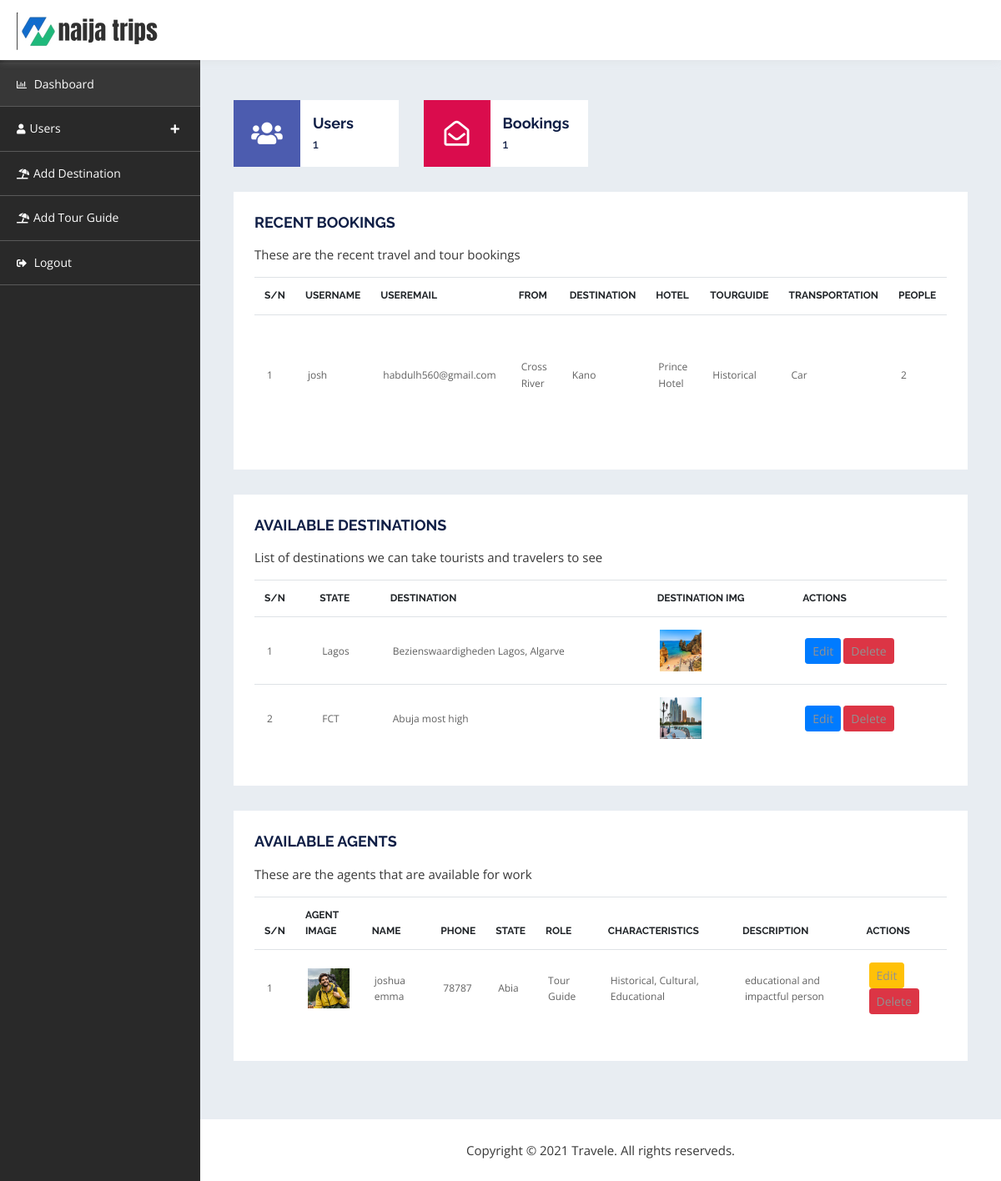
Page /admin/dashboard.php (signed in) on the committed database.
### tables this page shows
CREATE TABLE `bookings` (
  `id` int(11) NOT NULL,
  `user_id` int(11) NOT NULL,
  `user_email` varchar(255) NOT NULL,
  `user_name` varchar(255) NOT NULL,
  `from` varchar(255) NOT NULL,
  `destination` varchar(255) NOT NULL,
  `hotels` varchar(255) NOT NULL,
  `tourist_centers` text DEFAULT NULL,
  `tour_guide_preferences` text NOT NULL,
  `suggested_tour_guide` varchar(255) NOT NULL,
  `transportation` varchar(50) NOT NULL,
  `num_people` int(11) NOT NULL,
  `children` tinyint(1) NOT NULL,
  `checkin` date NOT NULL,
  `checkout` date NOT NULL,
  `created_at` timestamp NOT NULL DEFAULT current_timestamp(),
  `status` varchar(20) DEFAULT 'pending'
);

CREATE TABLE `destinations` (
  `id` int(11) NOT NULL,
  `state` varchar(50) NOT NULL,
  `destination` varchar(50) NOT NULL,
  `destinationImg` text NOT NULL
);

CREATE TABLE `agents` (
  `id` int(11) NOT NULL,
  `name` varchar(50) NOT NULL,
  `phone` varchar(15) NOT NULL,
  `agentState` varchar(20) NOT NULL,
  `role` varchar(20) NOT NULL,
  `characteristics` varchar(50) NOT NULL,
  `description` text NOT NULL,
  `agentImg` varchar(90) NOT NULL
);

### admin/dashboard.php (the view, shortened to what this page needs)
<?php
include 'header.php';
include '../connection.php';
?>
            <div class="db-info-wrap">
                <div class="row">
                    <?php
                    $userCountResult = mysqli_query($conn, "SELECT COUNT(*) AS user_count FROM users");
                    $userCount = mysqli_fetch_assoc($userCountResult)['user_count'];
                    $bookingCountResult = mysqli_query($conn, "SELECT COUNT(*) AS booking_count FROM bookings");
                    $bookingCount = mysqli_fetch_assoc($bookingCountResult)['booking_count'];
                    ?>
                    <div class="col-xl-3 col-sm-6">
                        <div class="db-info-list">
                            <div class="dashboard-stat-icon bg-purple">
                                <i class="fas fa-users"></i>
                            </div>
                            <div class="dashboard-stat-content">
                                <h4>Users</h4>
                                <h5><?php echo $userCount; ?></h5>
                            </div>
                        </div>
                    </div>
                    <div class="col-xl-3 col-sm-6">
                        <div class="db-info-list">
                            <div class="dashboard-stat-icon bg-red">
                                <i class="far fa-envelope-open"></i>
                            </div>
                            <div class="dashboard-stat-content">
                                <h4>Bookings</h4>
                                <h5><?php echo $bookingCount; ?></h5>
                            </div>
                        </div>
                    </div>
                </div>
                <div class="row">
    <div class="col-lg-12">
        <div class="dashboard-box">
            <h4>Recent Bookings</h4>
            <p>These are the recent travel and tour bookings</p>
            <?php
            $sql = "SELECT * FROM bookings ORDER BY id DESC";
            $result = mysqli_query($conn, $sql);
            ?>
            <div class="table-responsive">
                <table class="table">
                    <thead>
                        <tr>
                            <th>S/N</th>
                            <th>UserName</th>
                            <th>UserEmail</th>
                            <th>From</th>
                            <th>Destination</th>
                            <th>Hotel</th>
                            <th>TourGuide</th>
                            <th>Transportation</th>
                            <th>People</th>
                        </tr>
                    </thead>
                    <tbody>
                        <?php
                        if (mysqli_num_rows($result) > 0) {
                            $sn = 1;
                            while ($row = mysqli_fetch_assoc($result)) {
                                echo "<tr>";
                                echo "<td>{$sn}</td>";
                                echo "<td>{$row['user_name']}</td>";
                                echo "<td>{$row['user_email']}</td>";
                                echo "<td>{$row['from']}</td>";
                                echo "<td>{$row['destination']}</td>";
                                echo "<td>{$row['hotels']}</td>";
                                echo "<td>{$row['tour_guide_preferences']}</td>";
                                echo "<td>{$row['transportation']}</td>";
                                echo "<td>{$row['num_people']}</td>";
                                echo "</tr>";
                                $sn++;
                            }
                        } else {
                            echo "<tr><td colspan='13'>No bookings found</td></tr>";
                        }
                        ?>
                    </tbody>
                </table>
            </div>
        </div>
    </div>
</div>
                <div class="row">
    <div class="col-lg-12">
        <div class="dashboard-box">
            <h4>Available Destinations</h4>
            <p>List of destinations we can take tourists and travelers to see</p>
            <div class="table-responsive">
                <table class="table">
                    <thead>
                        <tr>
                            <th>s/n</th>
                            <th>state</th>
                            <th>destination</th>
                            <th>destination img</th>
                            <th>Actions</th>
                        </tr>
                    </thead>
                    <tbody>
                        <?php
                        $query = "SELECT * FROM destinations";
                        $result = $conn->query($query);
                        if ($result->num_rows > 0) {
                            $sn = 1;
                            while ($row = $result->fetch_assoc()) {
                                echo "<tr>";
                                echo "<td>" . $sn++ . "</td>";
                                echo "<td>" . htmlspecialchars($row['state']) . "</td>";
                                echo "<td>" . htmlspecialchars($row['destination']) . "</td>";
                                echo "<td><img src='assets/uploads/destinations/" . htmlspecialchars($row['destinationImg']) . "' alt='Image' style='width:50px;height:50px;'></td>";
                                echo "<td>
                                        <a href='editDestination.php?id=" . $row['id'] . "' class='btn btn-primary btn-sm'>Edit</a>
                                        <a href='deleteDestination.php?id=" . $row['id'] . "' class='btn btn-danger btn-sm' onclick='return confirm(\"Are you sure you want to delete this destination?\")'>Delete</a>
                                      </td>";
                                echo "</tr>";
                            }
                        } else {
                            echo "<tr><td colspan='5'>No destinations found.</td></tr>";
                        }
                        ?>
                    </tbody>
                </table>
            </div>
        </div>
    </div>
</div>
                <div class="row">
    <div class="col-lg-12">
        <div class="dashboard-box">
            <h4>Available Agents</h4>
            <p>These are the agents that are available for work</p>
            <div class="table-responsive">
                <table class="table">
                    <thead>
                        <tr>
                            <th>S/N</th>
                            <th>Agent image</th>
                            <th>Name</th>
                            <th>Phone</th>
                            <th>State</th>
                            <th>Role</th>
                            <th>Characteristics</th>
                            <th>Description</th>
                            <th>Actions</th>
                        </tr>
                    </thead>
                    <tbody>
                        <?php
                        $sql = "SELECT * FROM agents";
                        $result = mysqli_query($conn, $sql);
                        if (mysqli_num_rows($result) > 0) {
                            $sn = 1;
                            while ($row = mysqli_fetch_assoc($result)) {
                                echo "<tr>";
                                echo "<td>" . $sn . "</td>";
                                echo "<td><img src='assets/uploads/agentimg/" . $row['agentImg'] . "' alt='' width='50'></td>";
                                echo "<td>" . $row['name'] . "</td>";
                                echo "<td>" . $row['phone'] . "</td>";
                                echo "<td>" . $row['agentState'] . "</td>";
                                echo "<td>" . $row['role'] . "</td>";
                                echo "<td>" . $row['characteristics'] . "</td>";
                                echo "<td>" . $row['description'] . "</td>";
                                echo "<td>
                                    <a href='editAgent.php?id=" . $row['id'] . "' class='btn btn-warning btn-sm'>Edit</a>
                                    <a href='deleteAgent.php?id=" . $row['id'] . "' class='btn btn-danger btn-sm' onclick='return confirm(\"Are you sure you want to delete this agent?\")'>Delete</a>
                                </td>";
                                echo "</tr>";
                                $sn++;
                            }
                        } else {
                            echo "<tr><td colspan='9'>No agents found</td></tr>";
                        }
                        ?>
                    </tbody>
                </table>
            </div>
        </div>
    </div>
</div>
            </div>
            <div class="copyrights">
               Copyright © 2021 Travele. All rights reserveds.
            </div>
        </div>
    </div>
</body>
</html>

### admin/style.css (style rules this page uses)
html { line-height: 1.15; -webkit-text-size-adjust: 100%; }
body { margin: 0; }
a { background-color: transparent; }
img { border-style: none; }
body { font-size: 15px; color: #383838; background-color: #ffffff; font-family: "Open Sans", sans-serif; font-weight: normal; font-style: normal; line-height: 1.6; -webkit-font-smoothing: antialiased; word-wrap: break-word; }
p { line-height: 1.6; margin: 0 0 15px; word-wrap: break-word; }
dfn, cite, em, i { font-style: italic; }
img { height: auto; max-width: 100%; vertical-align: top; }
h1, h2, h3, h4, h5, h6 { color: #101F46; font-family: "Raleway", sans-serif; }
h1, h2, h3, h4, h5, h6 { margin: 0 0 15px; line-height: 1.3; }
h4 { font-size: 18px; font-weight: 700; }
h5 { font-size: 15px; }
a { color: #0085BA; text-decoration: none; -webkit-transition: color 0.3s; -moz-transition: color 0.3s; -ms-transition: color 0.3s; -o-transition: color 0.3s; transition: color 0.3s; }
.bg-red { background-color: #da0c4d; color: #ffffff; }
.bg-purple { background-color: #4c5caf; color: #ffffff; }
#dashboard .copyrights { padding: 25px 0; display: block; text-align: center; background-color: #fff; padding-left: 20%; width: 100%; }
.db-info-wrap { background: #e8edf2; float: left; width: 80%; padding: 60px 40px 40px; margin-left: 20%; margin-top: 60px; }
.db-info-list { background-color: #ffffff; display: -webkit-box; display: -moz-box; display: -ms-flexbox; display: -webkit-flex; display: flex; -webkit-align-items: center; -moz-align-items: center; -ms-align-items: center; -ms-flex-align: center; align-items: center; margin-bottom: 30px; }
.dashboard-stat-icon i { font-size: 30px; display: inline-block; float: left; line-height: 80px; height: 80px; width: 80px; text-align: center; }
.dashboard-stat-content { padding: 15px; }
.dashboard-stat-content h4 { margin-bottom: 5px; }
.dashboard-stat-content h5 { margin-bottom: 0; }
.dashboard-box { background-color: #ffffff; padding: 25px; font-size: 12px; margin-bottom: 30px; }
.dashboard-box h4 { font-weight: 700; text-transform: uppercase; }
.dashboard-box thead tr th { font-family: "Raleway", sans-serif; text-transform: uppercase; font-weight: 700; border-width: 1px; }
.dashboard-box tbody tr td { color: #616161; padding: 15px; vertical-align: middle; }
.dashboard-box tbody tr td a { color: #929292; }
.dashboard-box p { font-size: 15px; }

### rows in the picture
bookings: user_name "josh", user_email "habdulh560@gmail.com", from "Cross River", destination "Kano", hotels "Prince Hotel", tour_guide_preferences "Historical", transportation "Car", num_people "2"
destinations: state "Lagos", destination "Bezienswaardigheden Lagos, Algarve", destinationImg (picture)
destinations: state "FCT", destination "Abuja most high", destinationImg (picture)
agents: agentImg (picture), name "joshua emma", phone "78787", agentState "Abia", role "Tour Guide", characteristics "Historical, Cultural, Educational", description "educational and impactful person"

### other values in the picture
$userCount "1"
$bookingCount "1"
